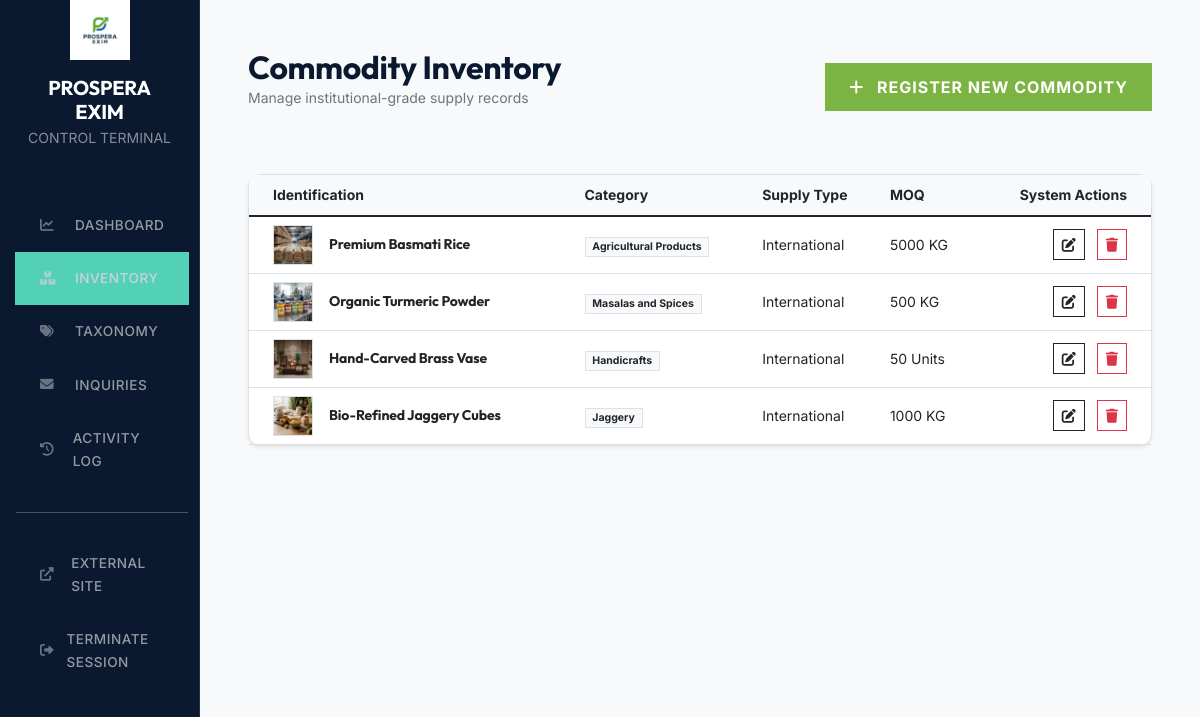
The app's page /admin/products (signed in) with its own data.
### models.py (models this page shows)
class Product(db.Model):
    id = db.Column(db.Integer, primary_key=True)
    name = db.Column(db.String(200), nullable=False)
    description = db.Column(db.Text)
    moq = db.Column(db.String(50))
    image_path = db.Column(db.String(200))
    supply_type = db.Column(db.String(20)) # 'Domestic' or 'International'
    category_id = db.Column(db.Integer, db.ForeignKey('category.id'), nullable=False)
    created_at = db.Column(db.DateTime, default=datetime.utcnow)

class Category(db.Model):
    id = db.Column(db.Integer, primary_key=True)
    name = db.Column(db.String(100), unique=True, nullable=False)
    products = db.relationship('Product', backref='category', lazy=True)
    created_at = db.Column(db.DateTime, default=datetime.utcnow)

### routes/admin_routes.py (the view, shortened to what this page needs)
@admin_bp.route('/products', methods=['GET', 'POST'])
@login_required
@admin_required
def manage_products():
    products = Product.query.all()
    categories = Category.query.all()
    return render_template('admin/products.html', products=products, categories=categories)

### routes/admin_routes.py (called while the page is built)
def admin_required(f):
    @wraps(f)
    def decorated_function(*args, **kwargs):
        if not current_user.is_authenticated or not current_user.is_admin:
            flash('Admin access required.')
            return redirect(url_for('public.index'))
        return f(*args, **kwargs)
    return decorated_function

### templates/admin/products.html (shortened to what this page needs)
{% extends "admin/base_admin.html" %}
{% block admin_content %}
<div class="d-flex justify-content-between align-items-center mb-5">
    <div>
        <h2 class="fw-bold text-navy mb-0">Commodity Inventory</h2>
        <p class="text-muted small">Manage institutional-grade supply records</p>
    </div>
    <button class="btn btn-access rounded-0 px-4" data-bs-toggle="modal" data-bs-target="#addProductModal">
        <i class="fas fa-plus me-2"></i> Register New Commodity
    </button>
</div>
<div class="portfolio-card bg-white border shadow-sm">
    <div class="table-responsive">
        <table class="table table-hover align-middle mb-0 small">
            <thead class="bg-light">
                <tr>
                    <th class="ps-4">Identification</th>
                    <th>Category</th>
                    <th>Supply Type</th>
                    <th>MOQ</th>
                    <th class="text-end pe-4">System Actions</th>
                </tr>
            </thead>
            <tbody>
                {% if products %}
                    {% for product in products %}
                    <tr>
                        <td class="ps-4">
                            <div class="d-flex align-items-center">
                                {% if product.image_path %}
                                    <img src="{{ product.image_path }}" class="rounded-0 me-3 border" style="width: 40px; height: 40px; object-fit: cover;">
                                {% else %}
                                    <div class="bg-light border me-3 d-flex align-items-center justify-content-center" style="width: 40px; height: 40px;">
                                        <i class="fas fa-cube text-muted small"></i>
                                    </div>
                                {% endif %}
                                <span class="fw-bold text-navy">{{ product.name }}</span>
                            </div>
                        </td>
                        <td><span class="badge bg-light text-dark border rounded-0">{{ product.category.name }}</span></td>
                        <td>{{ product.supply_type }}</td>
                        <td>{{ product.moq }}</td>
                        <td class="text-end pe-4">
                            <button class="btn btn-sm btn-outline-dark rounded-0 me-2"><i class="fas fa-edit"></i></button>
                            <button class="btn btn-sm btn-outline-danger rounded-0"><i class="fas fa-trash"></i></button>
                        </td>
                    </tr>
                    {% endfor %}
                {% else %}
                    <tr><td colspan="5" class="text-center py-5">No commodities registered in system.</td></tr>
                {% endif %}
            </tbody>
        </table>
    </div>
</div>
{% endblock %}

### static/css/style.css (style rules this page uses)
:root { --primary-navy: #0A192F; --secondary-navy: #112240; --accent-blue: #64FFDA; --brand-green: #7bb442; --text-white: #E6F1FF; --text-slate: #8892B0; --bg-dark: #0A192F; --bg-light: #F4F7FA; --white: #ffffff; --glass: rgba(255, 255, 255, 0.05); --glass-border: rgba(255, 255, 255, 0.1); --transition: all 0.4s cubic-bezier(0.645, 0.045, 0.355, 1); --shadow-premium: 0 20px 50px rgba(0,0,0,0.1); }
body { font-family: 'Inter', 'Outfit', sans-serif; color: var(--primary-navy); background-color: var(--bg-light); line-height: 1.7; overflow-x: hidden; }
h1, h2, h3, h4, .fw-bold, .navbar-brand { font-family: 'Outfit', sans-serif; font-weight: 700; letter-spacing: -0.01em; }
.btn-access { background: var(--brand-green); color: white; border: none; font-weight: 700; padding: 12px 30px; border-radius: 4px; transition: var(--transition); text-transform: uppercase; letter-spacing: 1px; }
.portfolio-card { background: white; border: none; border-radius: 12px; transition: var(--transition); border-bottom: 4px solid transparent; }
.portfolio-card img { transition: var(--transition); }

### records on screen
Product: image_path (picture), name "Premium Basmati Rice", category.name "Agricultural Products", supply_type "International", moq "5000 KG"
Product: image_path (picture), name "Organic Turmeric Powder", category.name "Masalas and Spices", supply_type "International", moq "500 KG"
Product: image_path (picture), name "Hand-Carved Brass Vase", category.name "Handicrafts", supply_type "International", moq "50 Units"
Product: image_path (picture), name "Bio-Refined Jaggery Cubes", category.name "Jaggery", supply_type "International", moq "1000 KG"
